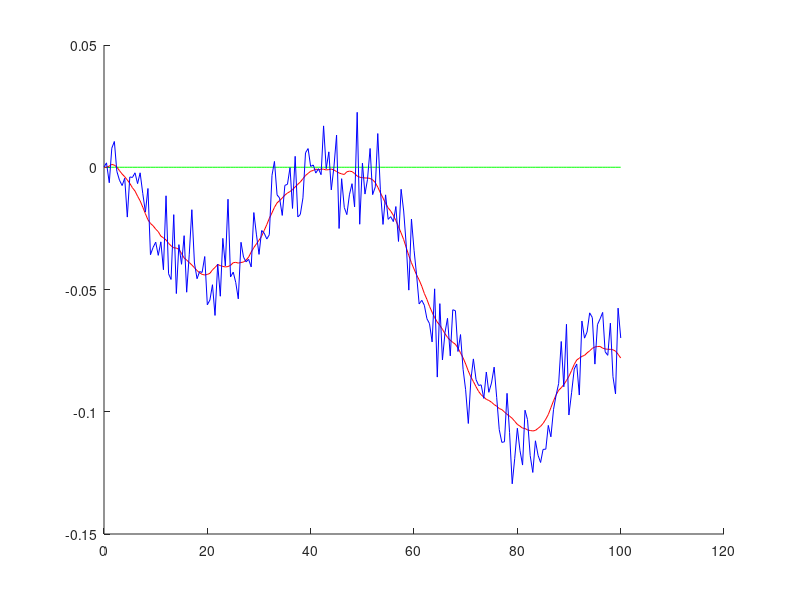

This figure's MATLAB source:
close all;
clear all;clc;
xo = 0;    % initial position of particle
yo = 0;

Vko= 5;
wko= 0.0;
to = 0.0;   
dt = 0.1;       
%%%%%%From
loco= [0,0];
%%%%%%To
locf= [100,0];
%%%%%%
loc = locf - loco;
tf = norm(loc)/Vko;
thetao = asin(loc(2)/loc(1)) ;
xslip=xo;yslip=yo;thetaslip=thetao;Vk=Vko;wk=wko;yP=yo;thetaP=thetao;
nsteps = ceil((tf-to)/dt);
Path1 = [xo,yo,thetao];
Path2 = Path1;
Path3 = Path1;
Path4 = Path1;
%Path1=true 
%Path2=w/slip
%Path3=w/noise


for i = 1:nsteps
    %noise
    nv = 0*randn*0.001;
    nw = randn*0.01;
    %slip
    sv = 0*randn*0.001;
    sw = randn*0.01;
    
  
    
    xtrue = Path1(i,1)+(Vk)*dt*cos(Path1(i,3));
    ytrue = Path1(i,2)+(Vk)*dt*sin(Path1(i,3));
    thetatrue = Path1(i,3) + (wk)*dt;
    
    Path1(i+1,:) = [xtrue,ytrue,thetatrue];
    
    xslip = Path2(i,1)+(Vk+sv)*dt*cos(Path2(i,3)) ;
    yslip = Path2(i,2)+(Vk+sv)*dt*sin(Path2(i,3)) ;
    thetaslip = Path2(i,3) + (wk+sw) *dt; 
 
    Path2(i+1,:) = [xslip,yslip,thetaslip];
    
    xnoise = xslip+ randn*0.01;
    ynoise = yslip+ randn*0.01;
    thetanoise = thetaslip+ randn*0.01; 

    Path3(i+1,:) = [xnoise,ynoise,thetanoise];
    
end
figure(1);
hold on;
plot(Path1(:,1), Path1(:,2),'g');
plot(Path2(:,1), Path2(:,2),'r');
plot(Path3(:,1), Path3(:,2),'b');
%plot(Path4(:,1), Path4(:,2),'black');
hold off;